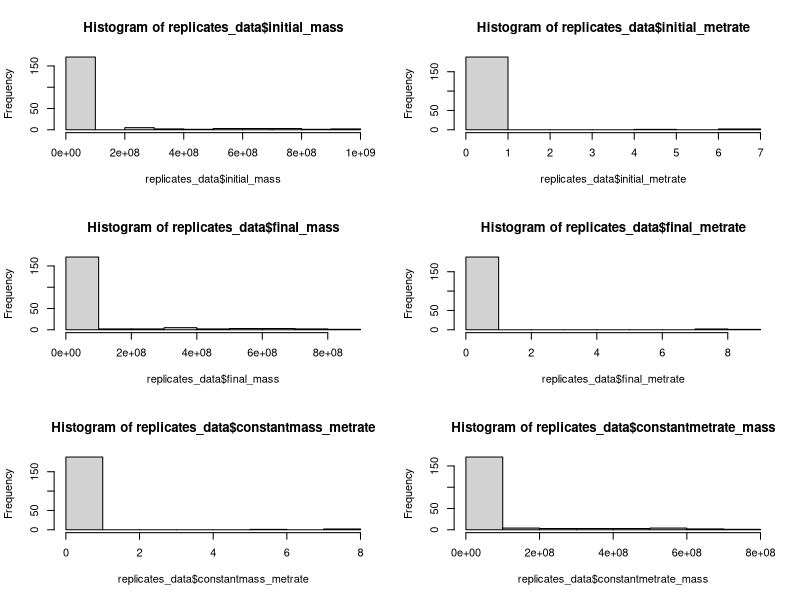
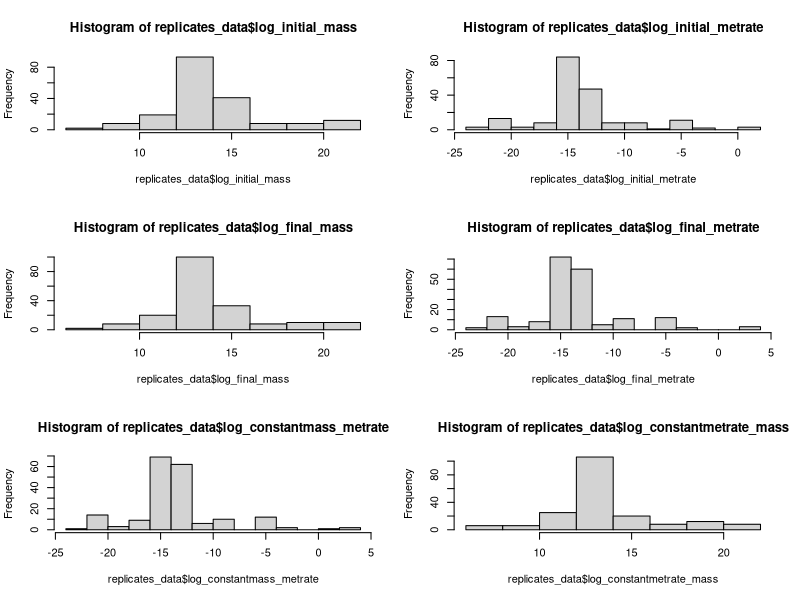
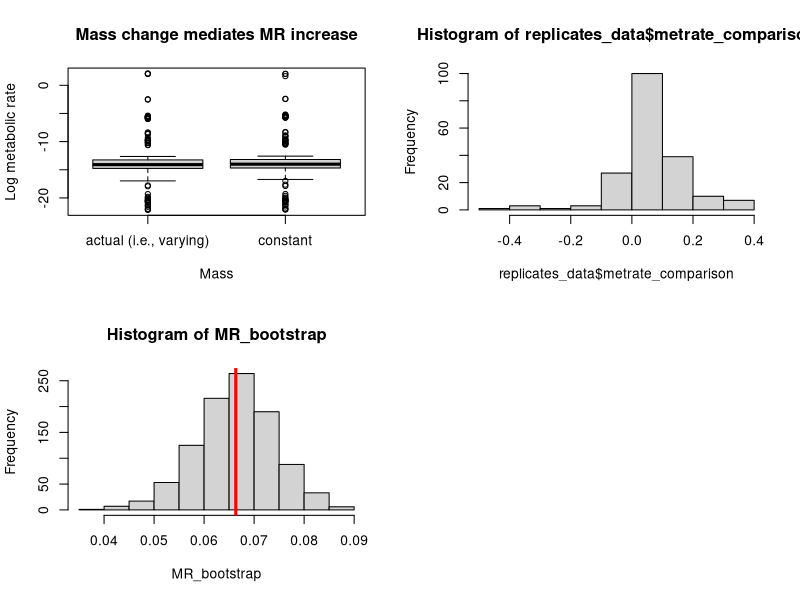
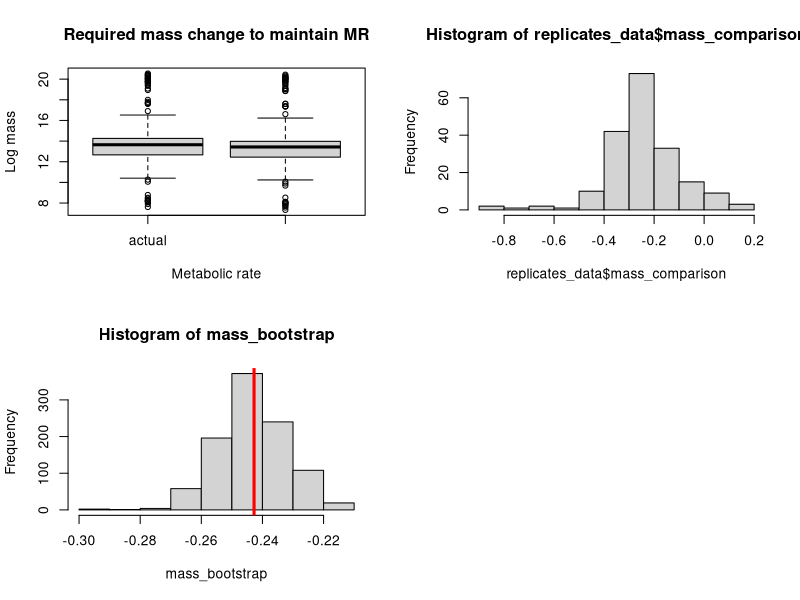
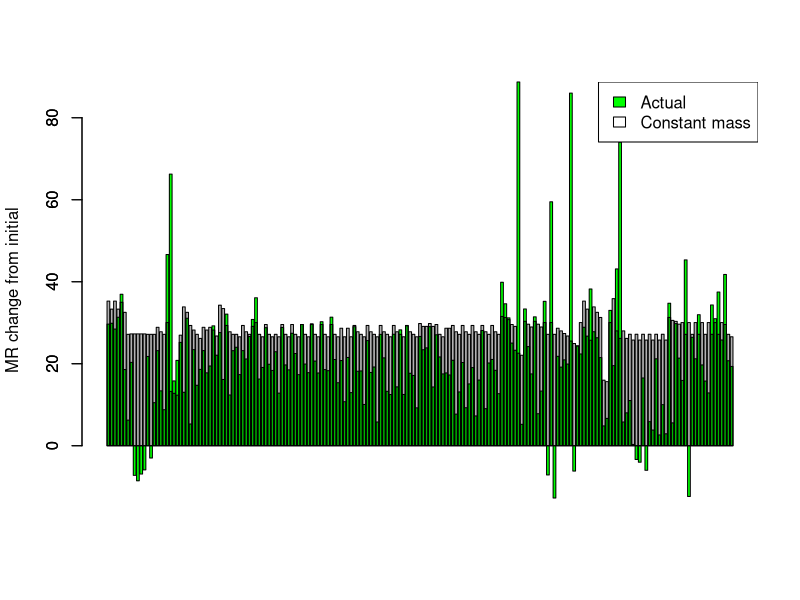
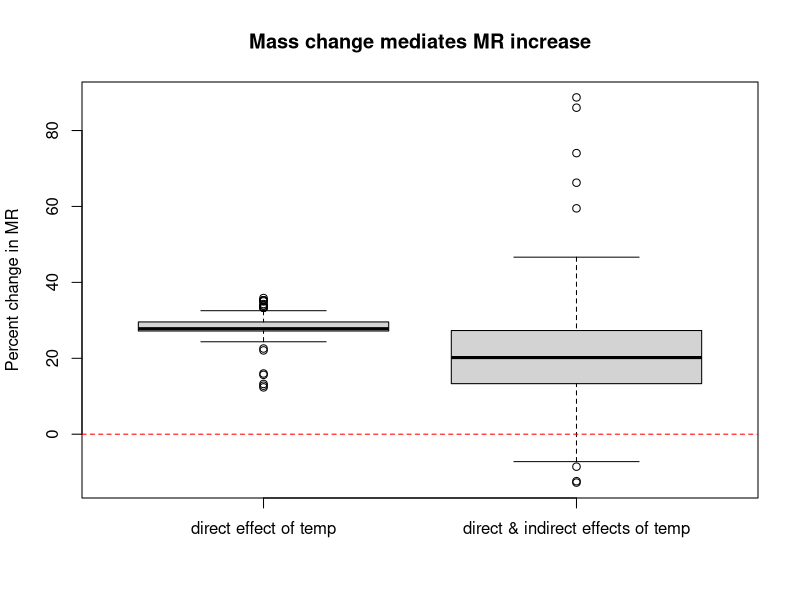
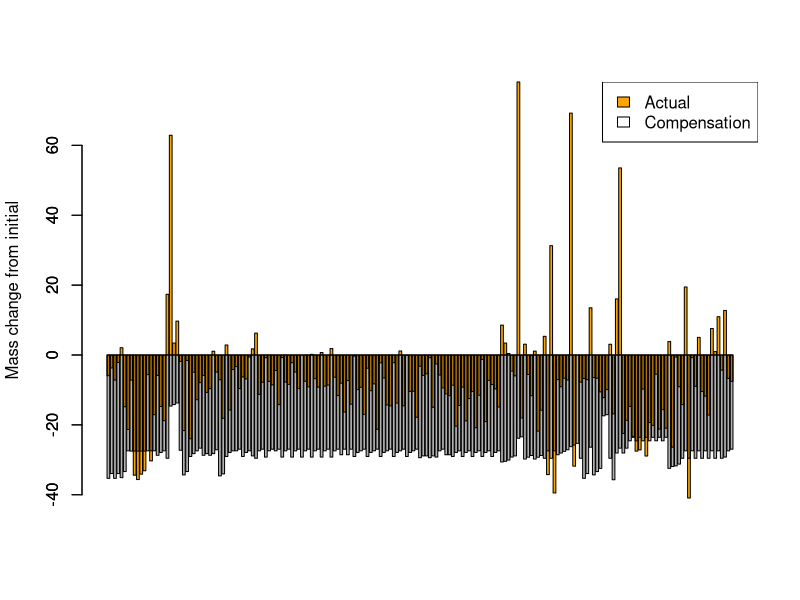
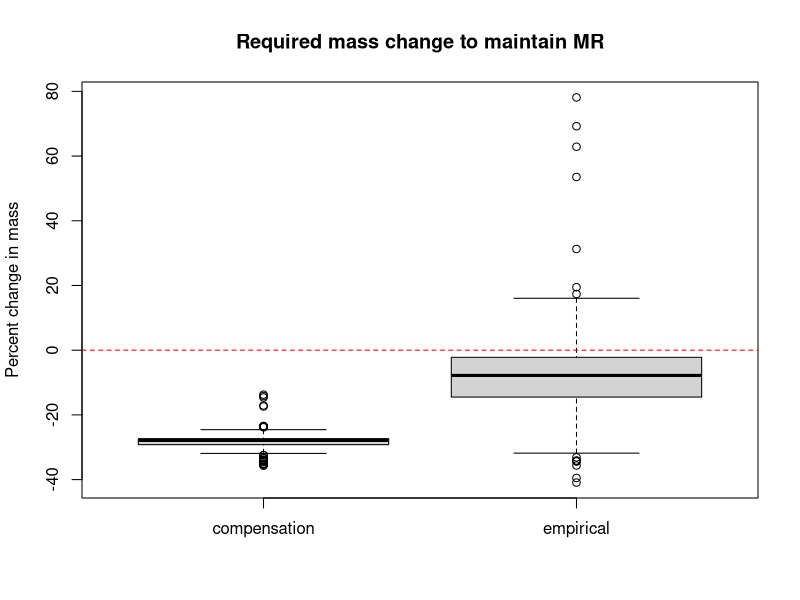

Source code (R) for these figures, in order:
# Read in clean data
replicates_data = read.csv("clean_data_MTEecto.csv")

#--------------------NORMALITY OF MASS & MR VALUES-------------------------

# Look at distributions of all mass and metabolic rate values
par(mfrow = c(3, 2))
hist(replicates_data$initial_mass)
hist(replicates_data$initial_metrate)
hist(replicates_data$final_mass)
hist(replicates_data$final_metrate)
hist(replicates_data$constantmass_metrate)
hist(replicates_data$constantmetrate_mass)

# Generate list of normality test p-values for all mass and MR values
IM_norm = shapiro.test(replicates_data$initial_mass)
IMR_norm = shapiro.test(replicates_data$initial_metrate)
FM_norm = shapiro.test(replicates_data$final_mass)
FMR_norm = shapiro.test(replicates_data$final_metrate)
CMR_norm = shapiro.test(replicates_data$constantmass_metrate)
CM_norm = shapiro.test(replicates_data$constantmetrate_mass)

non_trans = c(IM_norm$p.value, IMR_norm$p.value, FM_norm$p.value, FMR_norm$p.value, CMR_norm$p.value, CM_norm$p.value)

#-----------------NORMALITY OF TRANSFORMED MASS & MR VALUES--------------------

# Log transform all metabolic rate & mass values
replicates_data$log_initial_mass = log(replicates_data$initial_mass)
replicates_data$log_initial_metrate = log(replicates_data$initial_metrate)
replicates_data$log_final_mass = log(replicates_data$final_mass)
replicates_data$log_final_metrate = log(replicates_data$final_metrate)
replicates_data$log_constantmass_metrate = log(replicates_data$constantmass_metrate)
replicates_data$log_constantmetrate_mass = log(replicates_data$constantmetrate_mass)

# Histograms of transformed values
par(mfrow = c(3, 2))
hist(replicates_data$log_initial_mass)
hist(replicates_data$log_initial_metrate)
hist(replicates_data$log_final_mass)
hist(replicates_data$log_final_metrate)
hist(replicates_data$log_constantmass_metrate)
hist(replicates_data$log_constantmetrate_mass)

# Add log transformed values to normality test p-values list
LIM_norm = shapiro.test(replicates_data$log_initial_mass)
LIMR_norm = shapiro.test(replicates_data$log_initial_metrate)
LFM_norm = shapiro.test(replicates_data$log_final_mass)
LFMR_norm = shapiro.test(replicates_data$log_final_metrate)
LCMR_norm = shapiro.test(replicates_data$log_constantmass_metrate)
LCM_norm = shapiro.test(replicates_data$log_constantmetrate_mass)

trans = c(LIM_norm$p.value, LIM_norm$p.value, LFM_norm$p.value, LFMR_norm$p.value, LCMR_norm$p.value, LCM_norm$p.value)
norm_pvalues = data.frame(non_trans, trans)

#------------------DIFFERENCES IN TRANSFORMED FINAL & CONSTANT VALUES--------------

par(mfrow = c(2, 2))
# Comparison of final and constant mass transformed metabolic rates
# Positive values mean MR is greater when mass does not vary
# Bootstrap gets distribution of average log difference to check that value
t.test(replicates_data$log_final_metrate, replicates_data$log_constantmass_metrate, paired = TRUE)
boxplot(replicates_data$log_final_metrate, replicates_data$log_constantmass_metrate, main = "Mass change mediates MR increase", xlab = "Mass", ylab = "Log metabolic rate", names = c("actual (i.e., varying)", "constant"))
replicates_data$metrate_comparison = replicates_data$log_constantmass_metrate - replicates_data$log_final_metrate
mean(replicates_data$metrate_comparison)
hist(replicates_data$metrate_comparison)
MR_bootstrap = replicate(1000, {
  boot_rows = sample.int(nrow(replicates_data), replace = TRUE)
  boot_dataset = replicates_data[boot_rows, ]
  mean(log(boot_dataset$constantmass_metrate) - log(boot_dataset$final_metrate))
}
)
hist(MR_bootstrap)
abline(v = mean(replicates_data$metrate_comparison), lwd = 3, col = "red")

par(mfrow = c(2, 2))
# Comparison of final and constant MR transformed masses
# Negative values mean mass would have to be much smaller for MR to be maintained
# Bootstrap gets distribution of average log difference to check that value
t.test(replicates_data$log_final_mass, replicates_data$log_constantmetrate_mass, paired = TRUE)
boxplot(replicates_data$log_final_mass, replicates_data$log_constantmetrate_mass, main = "Required mass change to maintain MR", xlab = "Metabolic rate", ylab = "Log mass", names = c("actual", "constant (i.e., compensation mass)"))
replicates_data$mass_comparison = replicates_data$log_constantmetrate_mass - replicates_data$log_final_mass
mean(replicates_data$mass_comparison)
hist(replicates_data$mass_comparison)
mass_bootstrap = replicate(1000, {
  boot_rows = sample.int(nrow(replicates_data), replace = TRUE)
  boot_dataset = replicates_data[boot_rows, ]
  mean(log(boot_dataset$constantmetrate_mass) - log(boot_dataset$final_mass))
  }
)
hist(mass_bootstrap)
abline(v = mean(replicates_data$mass_comparison), lwd = 3, col = "red")

#-----------PERCENT DIFFERENCES OF MASS & MR VALUES TO INCLUDE INITIAL----------

# Percent differences for metabolic rates
# 1: initial to final (empirical), expect increase
# 2: initial to constant mass (theoretical), expect increase
# 3: final to constant mass, expect increase
replicates_data$PD_1 = ((replicates_data$final_metrate / replicates_data$initial_metrate) - 1) * 100
replicates_data$PD_2 = ((replicates_data$constantmass_metrate / replicates_data$initial_metrate) - 1) * 100
replicates_data$PD_3 = ((replicates_data$constantmass_metrate / replicates_data$final_metrate) - 1) * 100

# Percent differences for masses
# 4: initial to final (empirical), expect decrease
# 5: initial to constant metabolic rate (theoretical), expect decrease
# 6: final to constant metabolic rate, expect decrease
replicates_data$PD_4 = ((replicates_data$final_mass / replicates_data$initial_mass) - 1) * 100
replicates_data$PD_5 = ((replicates_data$constantmetrate_mass / replicates_data$initial_mass) - 1) * 100
replicates_data$PD_6 = ((replicates_data$constantmetrate_mass / replicates_data$final_mass) - 1) * 100

# Metabolic rate PD comparison for each observationn
par(mfrow = c(1, 1))
barplot(replicates_data$PD_1, col = "green", ylab = "MR change from initial")
barplot(replicates_data$PD_2, col = rgb(0, 0, 0, alpha = 0.3), add = TRUE)
legend("topright", c("Actual", "Constant mass"), fill = c("green", "white"))

# Metabolic rate PD comparison for actual and constant mass conditions
boxplot(replicates_data$PD_2, replicates_data$PD_1, main = "Mass change mediates MR increase", ylab = "Percent change in MR", names = c("direct effect of temp", "direct & indirect effects of temp"))
abline(h = 0, col = "red", lty = 2)

# Mass PD comparison for each observationn
barplot(replicates_data$PD_4, col = "orange", ylab = "Mass change from initial")
barplot(replicates_data$PD_5, col = rgb(0, 0, 0, alpha = 0.3), add = TRUE)
legend("topright", c("Actual", "Compensation"), fill = c("orange", "white"))

# Mass PD comparison for actual and constant metabolic rate conditions
boxplot(replicates_data$PD_5, replicates_data$PD_4, main = "Required mass change to maintain MR", ylab = "Percent change in mass", names = c("compensation", "empirical"))
abline(h = 0, col = "red", lty = 2)

# ------------------Mixed model----------

library(lme4)

replicates_data$releveled_class = relevel(factor(replicates_data$Class), "Insecta")

replicates_data$paper_id = gsub("[A-Z]$", "", as.character(replicates_data$studyID))

summary(lmer(mass_comparison ~ (1|studyID), data = replicates_data))
summary(lmer(mass_comparison ~ (1|species), data = replicates_data))
summary(lmer(mass_comparison ~ releveled_class + (1|species), data = replicates_data))

summary(lmer(mass_comparison ~ releveled_class + (1|species) + (1|paper_id), data = replicates_data))

# Don't publish based on these numbers
round(ranef(lmer(mass_comparison ~ releveled_class + (1|species), data = replicates_data))[[1]], 3)

#---------------------SPECIES VALUES------------------------

# Create species dataset
# This code is way awful
library(dplyr)

# Get columns for averages
species_data = replicates_data %>%
  group_by(species) %>%
  #summarise(count = n())
  summarise_each(funs(mean), initial_mass, final_mass, initial_metrate, final_metrate, 
                 constantmass_metrate, constantmetrate_mass, PD_1, PD_2, PD_3, PD_4, PD_5, PD_6) 

# Add in species occurrence values
occurrences = replicates_data %>%
  group_by(species) %>%
  summarise(count = n())

species_data$occurrences = occurrences$count

# Add log transformed values to species dataset
species_data$log_initial_mass = log(species_data$initial_mass)
species_data$log_initial_metrate = log(species_data$initial_metrate)
species_data$log_final_mass = log(species_data$final_mass)
species_data$log_final_metrate = log(species_data$final_metrate)
species_data$log_constantmass_metrate = log(species_data$constantmass_metrate)
species_data$log_constantmetrate_mass = log(species_data$constantmetrate_mass)
